Frame 1 (no input): blank canvas, image omitted
Frame 60 (the mouse pressed at the canvas centre just before this capture): blank canvas, image omitted
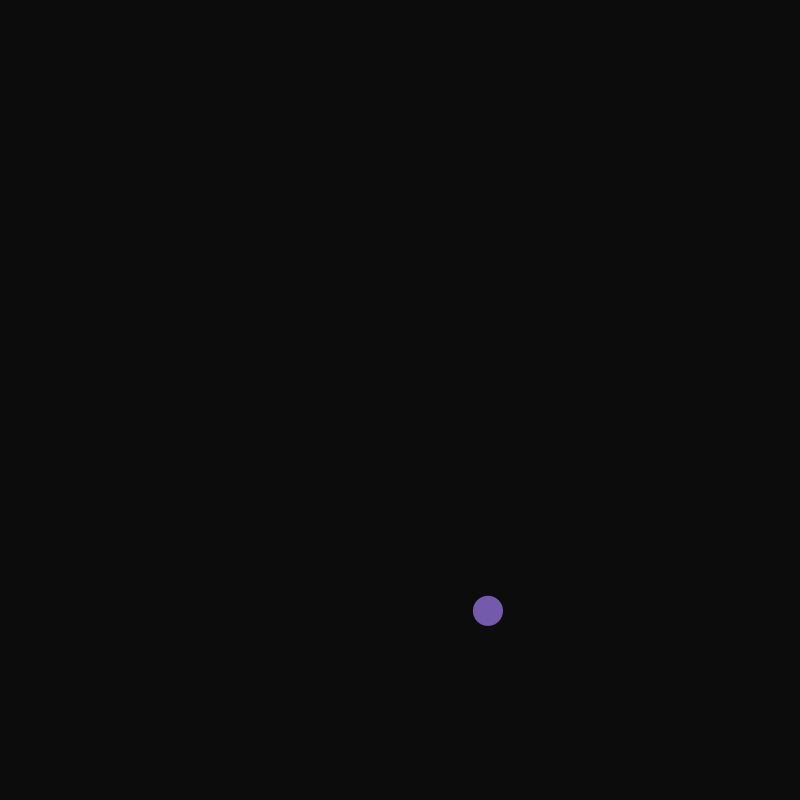
Frame 120 (the mouse held since frame 60 and released just before this capture)

The Processing sketch whose frames 1 and 60 were blank and that drew this single picture after the mouse press (run headless with seeded random() and noise(); from frame 60 on, the mouse is pressed at the canvas centre):

// Processing sketch: particleSystemElaboration
// ── particleSystemElaboration.pde
ArrayList<Particle> particles;
float r, b, g;
 
void setup() {
  size(800, 800);
  particles = new ArrayList<Particle>();
  smooth();
}
 
void draw() {
  r = map(mouseX, 0, width, 0, 25);
  b = map(mouseY, 0, height, 0, 25);
  g = map(mouseY, 0, height, 0, 25);
  background(r, g, b);

  for (int i=0; i<particles.size(); i++) {
    Particle p = particles.get(i); //get the Particle at the ith position from the array list and perform the following functions
    p.run();
    p.gravity();
    p.display();
 
    // check to see if particle touches the bottom and sides of the screen
    // if so, make it bounce back
    if (p.y>height) {
      p.bounce();
    }
    
    if(p.x<0 || p.x>width){
      p.sideBounce();
    }
    
    //if the particle touches the top edge, remove it
    if(p.y<0){
      particles.remove(i);
    }
  }
 
  //print the size of the particle array
  //println(particles.size());
}

 
// add a new particle each time the mouse is pressed
void mousePressed() {
  
  particles.add(new Particle()); //new particle added to the array list
}
 
//a Particle class
class Particle {
  //position components
  float x; 
  float y;
  
  //speed components
  float xspeed;  
  float yspeed;
  
  //size
  float size;
  
  //color
  int c;
  int r;
  int g;
  int b;
  
  //constructor
  Particle() {
    //position of particles set to the mouse position
    x = mouseX;
    y = mouseY;
    
    //speed set to a random value
    xspeed = random(-5, 5); 
    yspeed = random(1, 5);
    
  }
 
  //methods:
  //move particle
  void run() {
    x = x + xspeed;
    y = y + yspeed;
  }
 
  //gravity acting in the y direction
  void  gravity() { 
    yspeed += 0.05;
    
  }
  
  //bounce from the bottom edge
  void bounce(){
    yspeed = -yspeed;
    
  }
  
  //bounce from the side walls
  void sideBounce(){
    xspeed = -xspeed;
  }
 
  //draw particle
  void display() {
    
    //making color depend on the speed
    c = (int) (abs(xspeed) + abs(yspeed))*10 + 30;
    
    r = 205 - c;
    g = c;
    b = c + 80;
    
    noStroke();
    fill(r,g,b);
   
    //making size depend on the speed
    if(abs(xspeed) > abs(yspeed)){
      size = abs(xspeed)*5 + 5;
    }else{
      size = abs(yspeed)*5 + 5;
    }
    
    //draw
    ellipse(x, y, size, size);
  }
}
